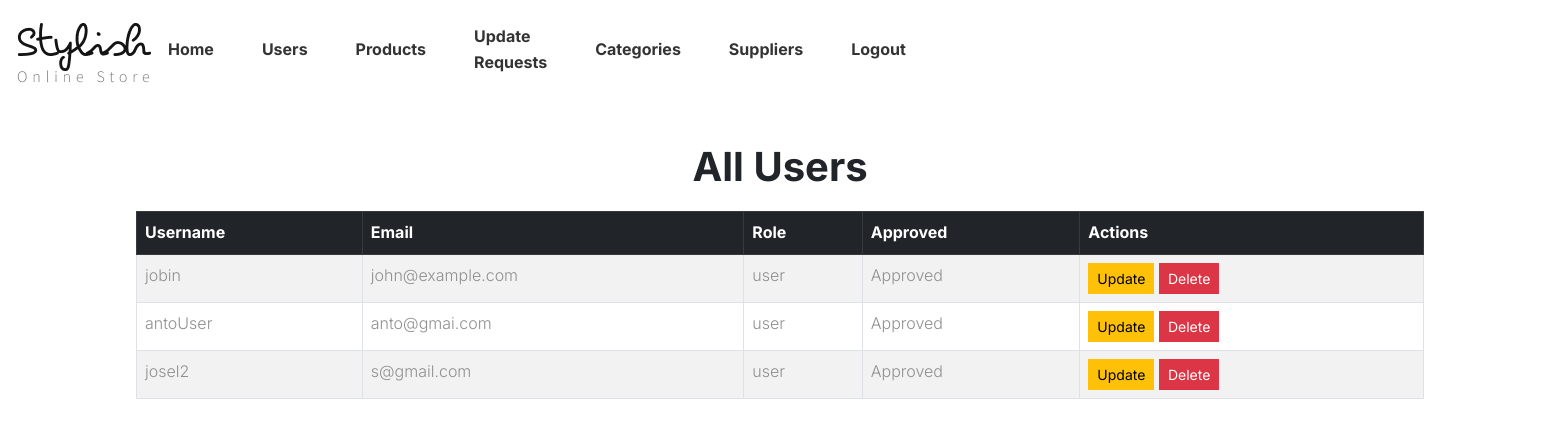
The app's page /view_all_users/, older data.
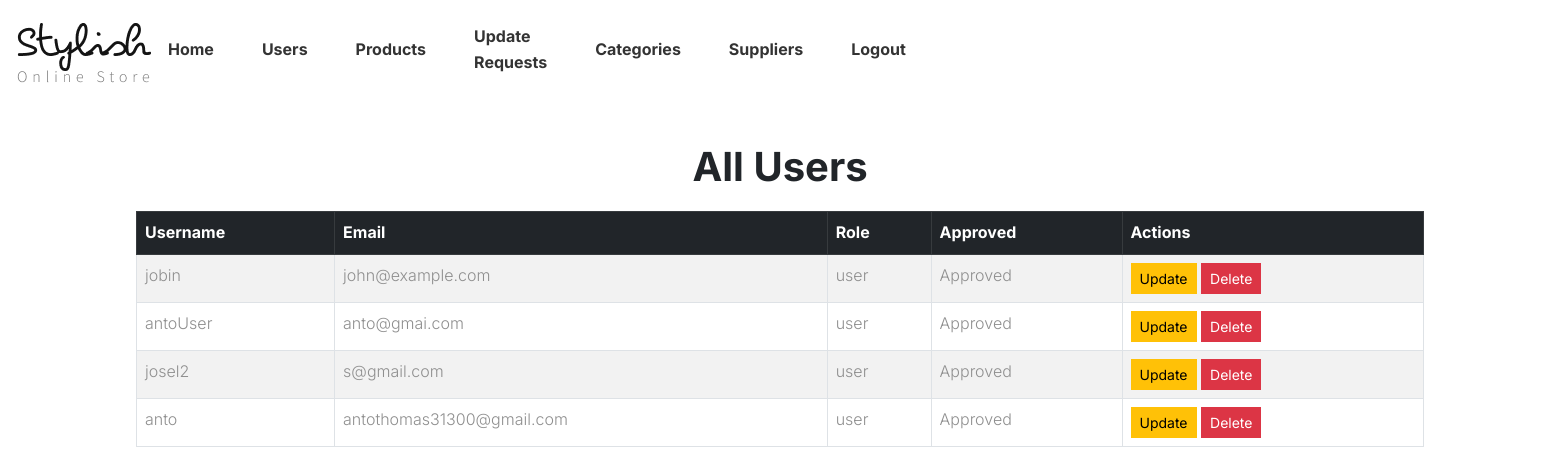
The same page, newer data.
### shoeapp/models.py (models this page shows)
class User(AbstractUser):
    ROLE_CHOICES = [
        ('admin', 'Admin'),
        ('supplier', 'Supplier'),
        ('user', 'User'),
    ]
    role = models.CharField(max_length=10, choices=ROLE_CHOICES)
    is_approved = models.BooleanField(default=False)
    groups = models.ManyToManyField(
        'auth.Group',
        related_name='shoeapp_user_set',
        blank=True,
        help_text='The groups this user belongs to. A user will get all permissions granted to each of their groups.',
        verbose_name='groups',
    )
    user_permissions = models.ManyToManyField(
        'auth.Permission',
        related_name='shoeapp_user_permissions_set',
        blank=True,
        help_text='Specific permissions for this user.',
        verbose_name='user permissions',
    )

### shoeapp/views.py (the view)
# urls.py: path('view_all_users/', view_all_users, name='view_all_users'),
def view_all_users(request):
    users = User.objects.filter(is_superuser=False).exclude(role='supplier')
    return render(request, 'admin/view_all_users.html', {'users': users})

### templates/admin/view_all_users.html (shortened to what this page needs)
{% load static %}
<!DOCTYPE html>
<html lang="en">
  <head>
    <link
      href="https://cdn.jsdelivr.net/npm/bootstrap@5.3.1/dist/css/bootstrap.min.css"
      rel="stylesheet"
    />
  </head>
  {% include 'admin/admin_header.html' %}
  <body>
    <div class="container mt-5">
      <h1 class="mb-4 text-center">All Users</h1>
      <div class="table-responsive">
        <table class="table table-bordered table-striped table-hover">
          <thead class="table-dark">
            <tr>
              <th>Username</th>
              <th>Email</th>
              <th>Role</th>
              <th>Approved</th>
              <th>Actions</th>
            </tr>
          </thead>
          <tbody>
            {% for user in users %}
            <tr>
              <td>{{ user.username }}</td>
              <td>{{ user.email }}</td>
              <td>{{ user.role }}</td>
              <td>{{ user.is_approved|yesno:"Approved,Not Approved" }}</td>
              <td>
                <a
                  href="{% url 'update_user' user.id %}"
                  class="btn btn-warning btn-sm"
                >
                  Update
                </a>
                <a
                  href="{% url 'delete_user' user.id %}"
                  class="btn btn-danger btn-sm"
                >
                  Delete
                </a>
              </td>
            </tr>
            {% endfor %}
          </tbody>
        </table>
      </div>
    </div>
  </body>
</html>

Row changes from the older to the newer data that the page shows:
added User: username "anto", email "antothomas31300@gmail.com", role "user", is_approved "Approved"
